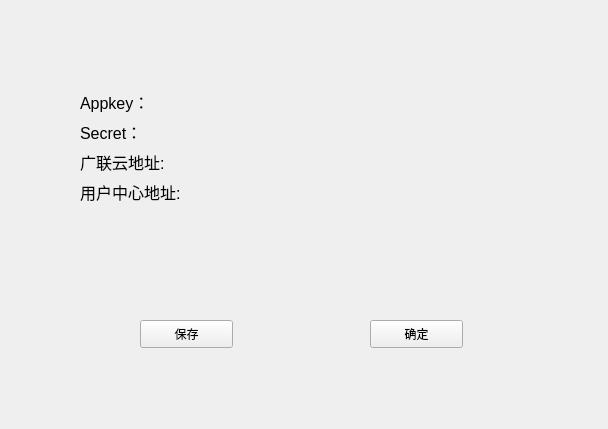
<?xml version="1.0" encoding="UTF-8"?>
<ui version="4.0">
 <class>Setting</class>
 <widget class="QWidget" name="Setting">
  <property name="geometry">
   <rect>
    <x>0</x>
    <y>0</y>
    <width>608</width>
    <height>429</height>
   </rect>
  </property>
  <property name="windowTitle">
   <string>设置</string>
  </property>
  <widget class="QWidget" name="formLayoutWidget">
   <property name="geometry">
    <rect>
     <x>80</x>
     <y>90</y>
     <width>441</width>
     <height>151</height>
    </rect>
   </property>
   <layout class="QFormLayout" name="formLayout">
    <item row="0" column="0">
     <widget class="QLabel" name="label">
      <property name="font">
       <font>
        <family>Arial</family>
        <pointsize>12</pointsize>
       </font>
      </property>
      <property name="text">
       <string>Appkey：</string>
      </property>
     </widget>
    </item>
    <item row="1" column="0">
     <widget class="QLabel" name="label_2">
      <property name="font">
       <font>
        <family>Arial</family>
        <pointsize>12</pointsize>
       </font>
      </property>
      <property name="text">
       <string>Secret：</string>
      </property>
     </widget>
    </item>
    <item row="2" column="0">
     <widget class="QLabel" name="label_3">
      <property name="font">
       <font>
        <family>Arial</family>
        <pointsize>12</pointsize>
       </font>
      </property>
      <property name="text">
       <string>广联云地址:</string>
      </property>
     </widget>
    </item>
    <item row="3" column="0">
     <widget class="QLabel" name="label_4">
      <property name="font">
       <font>
        <family>Arial</family>
        <pointsize>12</pointsize>
       </font>
      </property>
      <property name="text">
       <string>用户中心地址:</string>
      </property>
     </widget>
    </item>
   </layout>
  </widget>
  <widget class="QPushButton" name="pushButton">
   <property name="geometry">
    <rect>
     <x>140</x>
     <y>320</y>
     <width>93</width>
     <height>28</height>
    </rect>
   </property>
   <property name="text">
    <string>保存</string>
   </property>
  </widget>
  <widget class="QPushButton" name="pushButton_2">
   <property name="geometry">
    <rect>
     <x>370</x>
     <y>320</y>
     <width>93</width>
     <height>28</height>
    </rect>
   </property>
   <property name="text">
    <string>确定</string>
   </property>
  </widget>
 </widget>
 <resources/>
 <connections/>
</ui>
